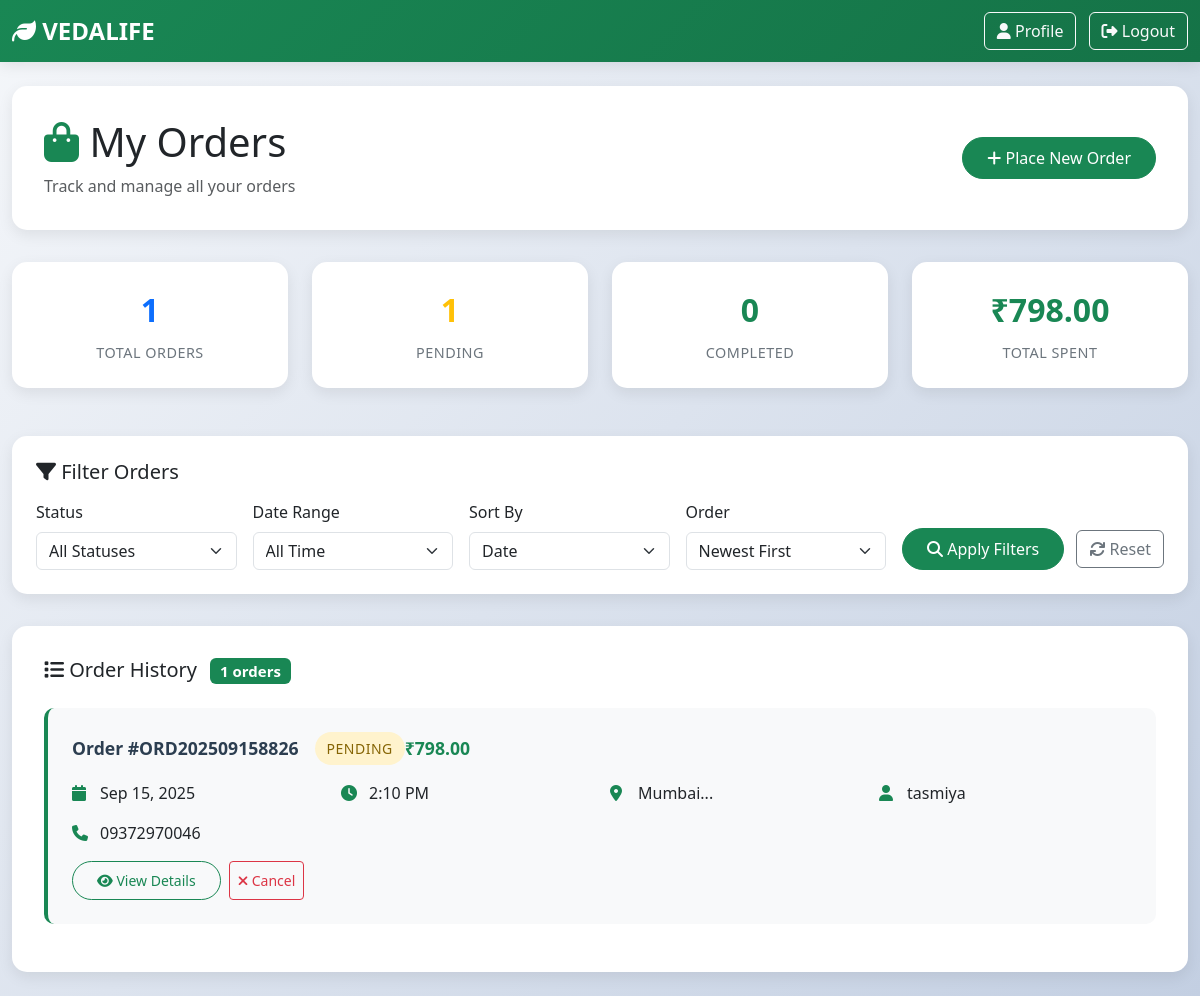
Screenshot of /my_orders.php (signed in) with the database file from the repository.
### tables this page shows
CREATE TABLE `orders` (
  `id` int(11) NOT NULL,
  `user_id` int(11) NOT NULL,
  `order_number` varchar(20) NOT NULL,
  `total_amount` decimal(10,2) NOT NULL,
  `status` enum('pending','processing','shipped','delivered','cancelled') NOT NULL DEFAULT 'pending',
  `shipping_name` varchar(100) NOT NULL,
  `shipping_phone` varchar(20) NOT NULL,
  `shipping_address` text NOT NULL,
  `payment_method` varchar(50) DEFAULT 'cash_on_delivery',
  `payment_status` enum('pending','paid','failed','refunded') NOT NULL DEFAULT 'pending',
  `notes` text DEFAULT NULL,
  `created_at` timestamp NOT NULL DEFAULT current_timestamp(),
  `updated_at` timestamp NOT NULL DEFAULT current_timestamp() ON UPDATE current_timestamp()
);

### my_orders.php (the view, shortened to what this page needs)
<?php
require_once __DIR__ . '/config/connection.php';
$user_id = $_SESSION['user_id'];
$sort_by = $_GET['sort'] ?? 'created_at';
$order_by = $_GET['order'] ?? 'DESC';
$whereClause = "WHERE user_id = ?";
$params = [$user_id];
$types = "i";
$valid_sorts = ['created_at', 'total_amount', 'status', 'order_number'];
$sort_by = in_array($sort_by, $valid_sorts) ? $sort_by : 'created_at';
$order_by = ($order_by === 'ASC') ? 'ASC' : 'DESC';
$query = "SELECT *, DATE(created_at) as order_date, TIME(created_at) as order_time
          FROM orders
          $whereClause
          ORDER BY $sort_by $order_by";
$stmt = $conn->prepare($query);
$stmt->bind_param($types, ...$params);
$stmt->execute();
$orders = $stmt->get_result();
$statsQuery = $conn->prepare("
    SELECT
        COUNT(*) as total_orders,
        SUM(CASE WHEN status = 'pending' THEN 1 ELSE 0 END) as pending_orders,
        SUM(CASE WHEN status = 'completed' THEN 1 ELSE 0 END) as completed_orders,
        SUM(CASE WHEN status = 'cancelled' THEN 1 ELSE 0 END) as cancelled_orders,
        COALESCE(SUM(total_amount), 0) as total_spent
    FROM orders WHERE user_id = ?
");
$statsQuery->bind_param("i", $user_id);
$statsQuery->execute();
$stats = $statsQuery->get_result()->fetch_assoc();
?>
<!DOCTYPE html>
<html lang="en">
<head>
    <link href="https://cdn.jsdelivr.net/npm/bootstrap@5.3.0/dist/css/bootstrap.min.css" rel="stylesheet">
    <link rel="stylesheet" href="https://cdnjs.cloudflare.com/ajax/libs/font-awesome/6.4.0/css/all.min.css">
</head>
<body>
    <nav class="navbar navbar-expand-lg">
        <div class="container">
            <a class="navbar-brand" href="index.php">
                <i class="fa-solid fa-leaf"></i> VEDALIFE
            </a>
            <div class="ms-auto">
                <a href="profile.php" class="btn btn-outline-light me-2">
                    <i class="fa-solid fa-user"></i> Profile
                </a>
                <a href="logout.php" class="btn btn-outline-light">
                    <i class="fa-solid fa-sign-out-alt"></i> Logout
                </a>
            </div>
        </div>
    </nav>
    <div class="container py-4">
        <div class="page-header">
            <div class="d-flex justify-content-between align-items-center flex-wrap">
                <div>
                    <h1 class="mb-2">
                        <i class="fa-solid fa-shopping-bag text-success"></i> My Orders
                    </h1>
                    <p class="text-muted mb-0">Track and manage all your orders</p>
                </div>
                <a href="products.php" class="btn btn-success">
                    <i class="fa-solid fa-plus"></i> Place New Order
                </a>
            </div>
        </div>
        <div class="row stats-row">
            <div class="col-md-3 col-6 mb-3">
                <div class="stat-card">
                    <div class="stat-number text-primary"><?php echo $stats['total_orders']; ?></div>
                    <div class="stat-label">Total Orders</div>
                </div>
            </div>
            <div class="col-md-3 col-6 mb-3">
                <div class="stat-card">
                    <div class="stat-number text-warning"><?php echo $stats['pending_orders']; ?></div>
                    <div class="stat-label">Pending</div>
                </div>
            </div>
            <div class="col-md-3 col-6 mb-3">
                <div class="stat-card">
                    <div class="stat-number text-success"><?php echo $stats['completed_orders']; ?></div>
                    <div class="stat-label">Completed</div>
                </div>
            </div>
            <div class="col-md-3 col-6 mb-3">
                <div class="stat-card">
                    <div class="stat-number text-success">₹<?php echo number_format($stats['total_spent'], 2); ?></div>
                    <div class="stat-label">Total Spent</div>
                </div>
            </div>
        </div>
        <div class="filters-card">
            <h5 class="mb-3"><i class="fa-solid fa-filter"></i> Filter Orders</h5>
            <form method="GET" class="filter-form">
                <div class="filter-group">
                    <label class="form-label">Status</label>
                    <select name="status" class="form-select">
                        <option value="">All Statuses</option>
                    </select>
                </div>
                <div class="filter-group">
                    <label class="form-label">Date Range</label>
                    <select name="date" class="form-select">
                        <option value="">All Time</option>
                    </select>
                </div>
                <div class="filter-group">
                    <label class="form-label">Sort By</label>
                    <select name="sort" class="form-select">
                        <option value="created_at" <?php echo $sort_by === 'created_at' ? 'selected' : ''; ?>>Date</option>
                    </select>
                </div>
                <div class="filter-group">
                    <label class="form-label">Order</label>
                    <select name="order" class="form-select">
                        <option value="DESC" <?php echo $order_by === 'DESC' ? 'selected' : ''; ?>>Newest First</option>
                    </select>
                </div>
                <div>
                    <button type="submit" class="btn btn-success">
                        <i class="fa-solid fa-search"></i> Apply Filters
                    </button>
                    <a href="my_orders.php" class="btn btn-outline-secondary ms-2">
                        <i class="fa-solid fa-refresh"></i> Reset
                    </a>
                </div>
            </form>
        </div>
        <div class="orders-card">
            <h5 class="mb-4">
                <i class="fa-solid fa-list"></i> Order History
                <span class="badge bg-success ms-2"><?php echo $orders->num_rows; ?> orders</span>
            </h5>
            <?php if ($orders->num_rows > 0): ?>
                <?php while ($order = $orders->fetch_assoc()): ?>
                    <div class="order-item">
                        <div class="order-header">
                            <div class="d-flex align-items-center gap-3 flex-wrap">
                                <div class="order-number">Order #<?php echo htmlspecialchars($order['order_number']); ?></div>
                                <span class="status-badge status-<?php echo $order['status']; ?>">
                                    <?php echo ucfirst($order['status']); ?>
                                </span>
                            </div>
                            <div class="amount">₹<?php echo number_format($order['total_amount'], 2); ?></div>
                        </div>
                        <div class="order-details">
                            <div class="detail-item">
                                <i class="fa-solid fa-calendar"></i>
                                <span><?php echo date('M d, Y', strtotime($order['order_date'])); ?></span>
                            </div>
                            <div class="detail-item">
                                <i class="fa-solid fa-clock"></i>
                                <span><?php echo date('g:i A', strtotime($order['order_time'])); ?></span>
                            </div>
                            <?php if (!empty($order['shipping_address'])): ?>
                            <div class="detail-item">
                                <i class="fa-solid fa-map-marker-alt"></i>
                                <span><?php echo htmlspecialchars(substr($order['shipping_address'], 0, 30)) . '...'; ?></span>
                            </div>
                            <?php endif; ?>
                            <div class="detail-item">
                                <i class="fa-solid fa-user"></i>
                                <span><?php echo htmlspecialchars($order['shipping_name']); ?></span>
                            </div>
                            <div class="detail-item">
                                <i class="fa-solid fa-phone"></i>
                                <span><?php echo htmlspecialchars($order['shipping_phone']); ?></span>
                            </div>
                        </div>
                        <div class="mt-3 d-flex gap-2 flex-wrap">
                            <button class="btn btn-outline-success btn-sm" onclick="viewOrderDetails(<?php echo $order['id']; ?>)">
                                <i class="fa-solid fa-eye"></i> View Details
                            </button>
                            <?php if (in_array($order['status'], ['pending', 'processing'])): ?>
                            <button class="btn btn-outline-danger btn-sm" onclick="cancelOrder(<?php echo $order['id']; ?>)">
                                <i class="fa-solid fa-times"></i> Cancel
                            </button>
                            <?php endif; ?>
                        </div>
                    </div>
                <?php endwhile; ?>
            <?php endif; ?>
        </div>
    </div>
</body>
</html>

### my_orders.php (style rules this page uses)
:root { --success-color: #198754; --success-light: #d1e7dd; --text-dark: #2c3e50; }
body { background: linear-gradient(135deg, #f5f7fa 0%, #c3cfe2 100%); font-family: 'Segoe UI', Tahoma, Geneva, Verdana, sans-serif; min-height: 100vh; }
.navbar { background: linear-gradient(135deg, var(--success-color) 0%, #157347 100%); box-shadow: 0 2px 15px rgba(0,0,0,0.1); }
.navbar-brand { font-weight: bold; font-size: 1.5rem; color: white !important; }
.container { max-width: 1200px; }
.page-header { background: white; border-radius: 15px; padding: 2rem; margin-bottom: 2rem; box-shadow: 0 5px 15px rgba(0,0,0,0.08); }
.stats-row { margin-bottom: 2rem; }
.stat-card { background: white; border-radius: 15px; padding: 1.5rem; text-align: center; box-shadow: 0 5px 15px rgba(0,0,0,0.08); transition: transform 0.3s ease, box-shadow 0.3s ease; border: none; }
.stat-number { font-size: 2rem; font-weight: bold; margin-bottom: 0.5rem; }
.stat-label { color: #6c757d; font-size: 0.9rem; text-transform: uppercase; letter-spacing: 0.5px; }
.filters-card { background: white; border-radius: 15px; padding: 1.5rem; margin-bottom: 2rem; box-shadow: 0 5px 15px rgba(0,0,0,0.08); }
.orders-card { background: white; border-radius: 15px; padding: 2rem; box-shadow: 0 5px 15px rgba(0,0,0,0.08); }
.order-item { background: #f8f9fa; border-radius: 10px; padding: 1.5rem; margin-bottom: 1rem; border-left: 4px solid var(--success-color); transition: all 0.3s ease; }
.order-header { display: flex; justify-content: between; align-items: center; margin-bottom: 1rem; flex-wrap: wrap; }
.order-number { font-size: 1.1rem; font-weight: bold; color: var(--text-dark); }
.status-badge { padding: 0.375rem 0.75rem; border-radius: 25px; font-size: 0.875rem; font-weight: 500; text-transform: uppercase; letter-spacing: 0.5px; }
.status-pending { background-color: #fff3cd; color: #856404; }
.order-details { display: grid; grid-template-columns: repeat(auto-fit, minmax(200px, 1fr)); gap: 1rem; margin-top: 1rem; }
.detail-item { display: flex; align-items: center; gap: 0.5rem; }
.detail-item i { color: var(--success-color); width: 20px; }
.amount { font-size: 1.1rem; font-weight: bold; color: var(--success-color); }
.btn-success { background: var(--success-color); border-color: var(--success-color); border-radius: 25px; padding: 0.5rem 1.5rem; font-weight: 500; }
.btn-outline-success { border-color: var(--success-color); color: var(--success-color); border-radius: 25px; padding: 0.5rem 1.5rem; font-weight: 500; }
.filter-form { display: flex; gap: 1rem; align-items: end; flex-wrap: wrap; }
.filter-group { flex: 1; min-width: 150px; }

### rows the page displays
orders: order_number "ORD202509158826", status "PENDING", total_amount "798.00", order_date "Sep 15, 2025", order_time "2:10 PM", shipping_address "Mumbai", shipping_name "tasmiya", shipping_phone "09372970046"

### other values shown
$stats['total_orders'] "1"
$stats['pending_orders'] "1"
$stats['completed_orders'] "0"
$stats['total_spent'] "798.00"
$orders->num_rows "1"
